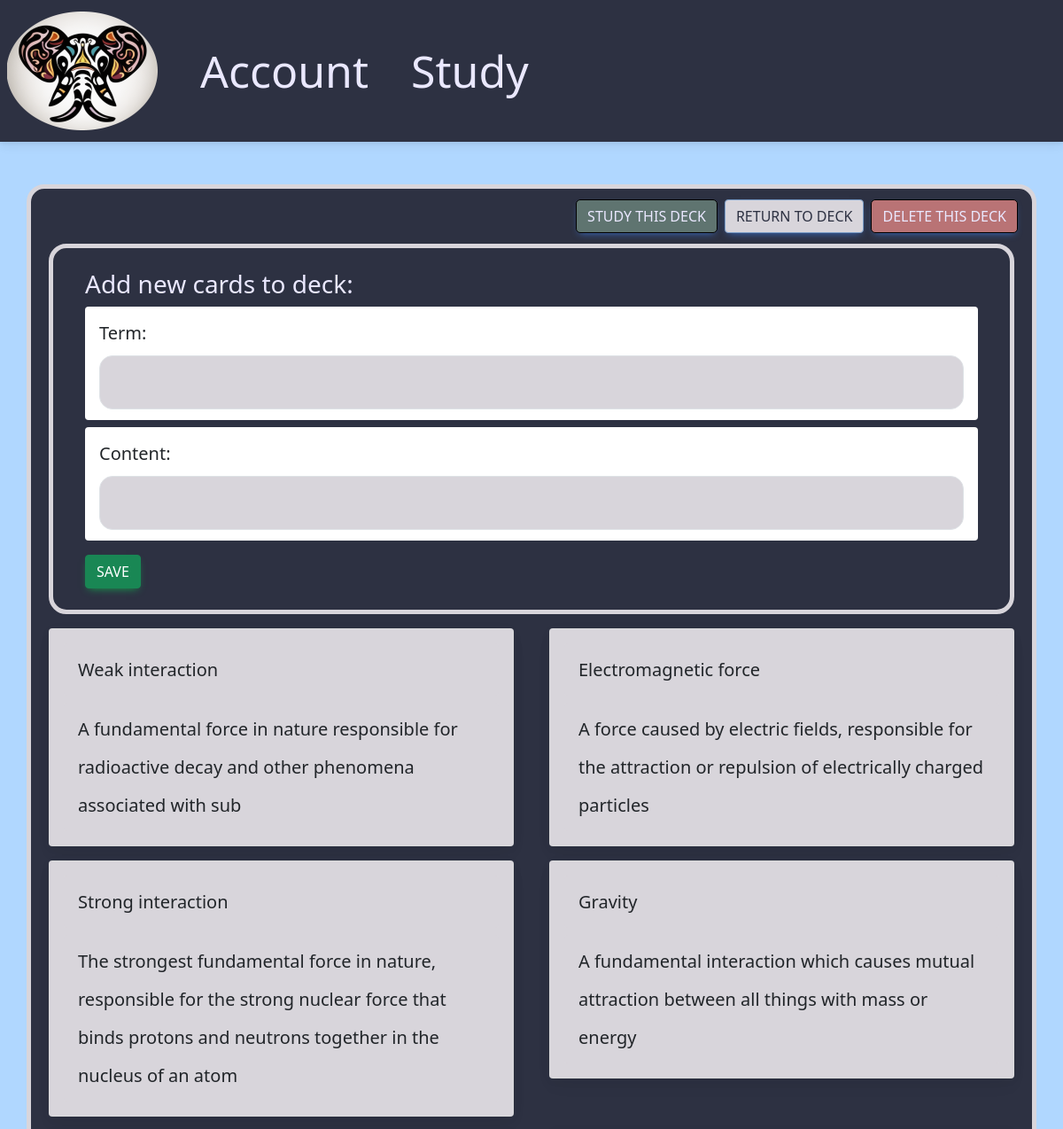
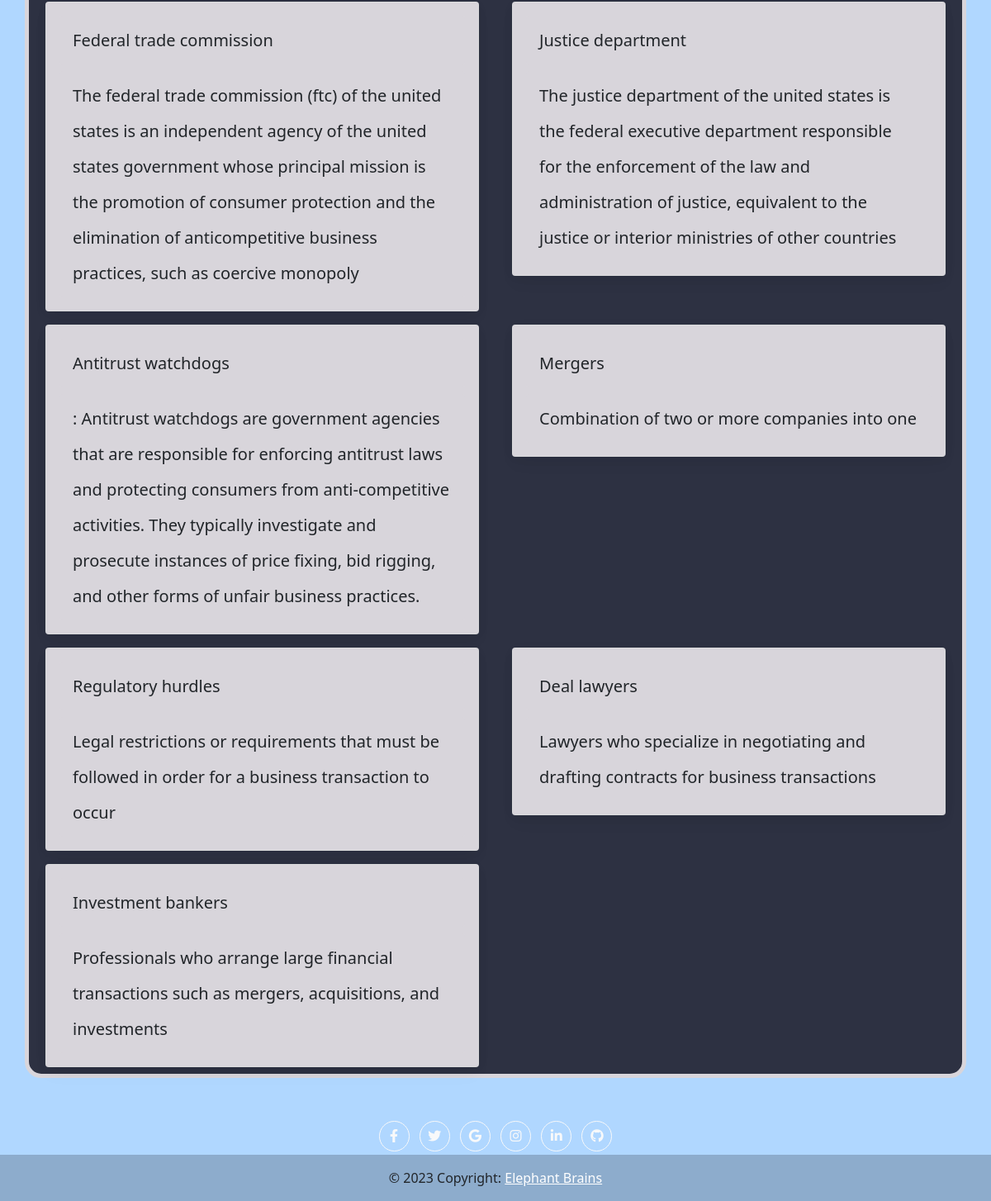
The app's page /addterms/1 (signed in) with its own data (2 pictures, top to bottom).
### app.py (models this page shows, shortened)
class Card(db.Model):
    id = db.Column(db.Integer, primary_key=True)
    term = db.Column(db.String(50), nullable=False)
    content = db.Column(db.String(255), nullable=False)
    boc_2 = db.Column(db.String(255), nullable=True)
    boc_3 = db.Column(db.String(255), nullable=True)
    img = db.Column(db.String(255), nullable=True)
    sound = db.Column(db.String(255), nullable=True)
    boc_id = db.Column(db.Float(10), nullable=True)
    box_id = db.Column(db.Float(10), nullable=True, default=0)
    interval = db.Column(db.Integer, default=1)
    time_updated = db.Column(db.DateTime, default=datetime.utcnow)
    times_asked = db.Column(db.Integer, default=0)
    times_correct = db.Column(db.Integer, default=0)
    times_correct_row = db.Column(db.Integer, default=0)
    create_method = db.Column(db.String(255), nullable=True)
    category = db.Column(db.String(255), nullable=True)
    edited = db.Column(db.Integer, default=0)
    diff_lvl = db.Column(db.Float(100), default=1)

### app.py (the view, shortened to what this page needs)
@app.route("/addterms/<int:deck_id>", methods = ["POST", "GET"])
@login_required
def addterms(deck_id):
    form = AddTermForm()
    deck = Deck.query.filter_by(id=deck_id, user_id=current_user.id).first()
    cards = Card.query.filter(Card.decks.any(id=deck_id)).order_by(Card.id.desc()).all()
    return render_template("addterms.html".format(deck=deck), title="Add Terms", form=form, cards=cards, deck=deck)

### app.py
class AddTermForm(FlaskForm):
    term = StringField(validators=[InputRequired(), Length(min=1, max=50)])
    content = StringField(validators=[InputRequired(), Length(min=1, max=50)])
    submit = SubmitField("Save")

### app.py (called while the page is built)
@login_manager.user_loader
def load_user(user_id):
    return User.query.get(int(user_id))

@app.after_request
def after_request(response):
    response.headers["Cache-Control"] = "no-cache, no-store, must-revalidate"
    response.headers["Expires"] = 0
    response.headers["Pragma"] = "no-cache"
    return response

### templates/addterms.html (shortened to what this page needs)
{% extends "layout.html" %} {% block title %} Card Editor {% endblock %}  {% block main_0 %}
<div class = "container box_0 flex my-5">
    <div class = "d-flex justify-content-end my-2">
        <a href="/study/{{deck.id}}" class="btn btn-primary box_study m-1"> Study this deck</a>
        <a href="/currentdeck/{{deck.id}}" class="btn btn-primary box_save m-1"> Return to deck</a>
        <a href="/delete/{{deck.id}}" class="btn btn-primary box_warning m-1"> Delete this deck</a>
        </div>
<div class="row box_0 flex m-2 p-2">
  <form method="POST" action="">
<div class="m-3">
        <h3> Add new cards to deck: </h3>
          <h5 class=" border-0 form-control form-control-lg">
            Term: {{form.term (class="btn-lg border btn-block my-1 box_1" )}}
          </h5>
          <p class=" border-0 form-control form-control-lg">
            Content: {{form.content(class=" btn-lg border btn-block my-1 box_1" )}}
          </p>
          <div class = "col justify-content-end">
          {{form.submit (class="btn btn-success primary box_save d-flex")}}
        </div>
  </form>
  </div>
</div>
<div class="row">
  {% for card in cards%}
  <div class="col-sm-6">
    <div class="card m-2 bg-light">
      <div class="card-body">
        <h5 class="card-title border-0 input_0 form-control form-control-lg">
          {{card.term }}
        </h5>
        <p class="card-text border-0 input_0 form-control form-control-lg">
          {{card.content }}
        </p>
      </div>
    </div>
  </div>
  {% endfor %}
</div>
{% endblock %}

### static/style.css (style rules this page uses)
body { background-color: #D8D5DB !important; background-size: cover; background-color: #B0D7FF !important; }
.row { --mdb-gutter-x: 0.5rem !important; }
.input_0 { background-color: #FFFD98; color: black; }
.card { background-color: #D8D5DB !important; }
.card-body { background-color: #D8D5DB !important; }
.card-title { background-color: #D8D5DB !important; }
.card-text { background-color: #D8D5DB !important; }
.btn-primary { background-color: #D8D5DB !important; color: #2D3142 !important; border-color: #7A9CC6 !important; }
.box_0 { border: 10px solid !important; align-content: center !important; background-color: #2D3142 !important; border-width: 5px !important; border-radius: 20px !important; border-color: #D8D5DB !important; align-self: center !important; color: #EAE8FF !important; }
.box_1 { border-radius: 15px !important; color: #2D3142 !important; background-color: #D8D5DB !important; }
.box_warning { border: 10px solid !important; align-content: center !important; background-color: #B97375 !important; border-width: 1px !important; border-radius: 5px !important; border-color: black !important; align-self: center !important; color: #EAE8FF !important; }
.box_study { border: 10px solid !important; align-content: center !important; background-color: #5F7470 !important; border-width: 1px !important; border-radius: 5px !important; border-color: black !important; align-self: center !important; color: #EAE8FF !important; }
body { display: flex; flex-direction: column; min-height: 100vh; }

### records on screen
Card: term "Weak interaction", content "A fundamental force in nature responsible for radioactive decay and other phenomena associated with sub"
Card: term "Electromagnetic force", content "A force caused by electric fields, responsible for the attraction or repulsion of electrically charged particles"
Card: term "Strong interaction", content "The strongest fundamental force in nature, responsible for the strong nuclear force that binds protons and neutrons together in the nucleus of an atom"
Card: term "Gravity", content "A fundamental interaction which causes mutual attraction between all things with mass or energy"
Card: term "Federal trade commission", content "The federal trade commission (ftc) of the united states is an independent agency of the united states government whose principal mission is the promotion of consumer protection and the elimination of anticompetitive business practices, such as coercive monopoly"
Card: term "Justice department", content "The justice department of the united states is the federal executive department responsible for the enforcement of the law and administration of justice, equivalent to the justice or interior ministries of other countries"
Card: term "Antitrust watchdogs", content ": Antitrust watchdogs are government agencies that are responsible for enforcing antitrust laws and protecting consumers from anti-competitive activities. They typically investigate and prosecute instances of price fixing, bid rigging, and other forms of unfair business practices."
Card: term "Mergers", content "Combination of two or more companies into one"
Card: term "Regulatory hurdles", content "Legal restrictions or requirements that must be followed in order for a business transaction to occur"
Card: term "Deal lawyers", content "Lawyers who specialize in negotiating and drafting contracts for business transactions"
Card: term "Investment bankers", content "Professionals who arrange large financial transactions such as mergers, acquisitions, and investments"
